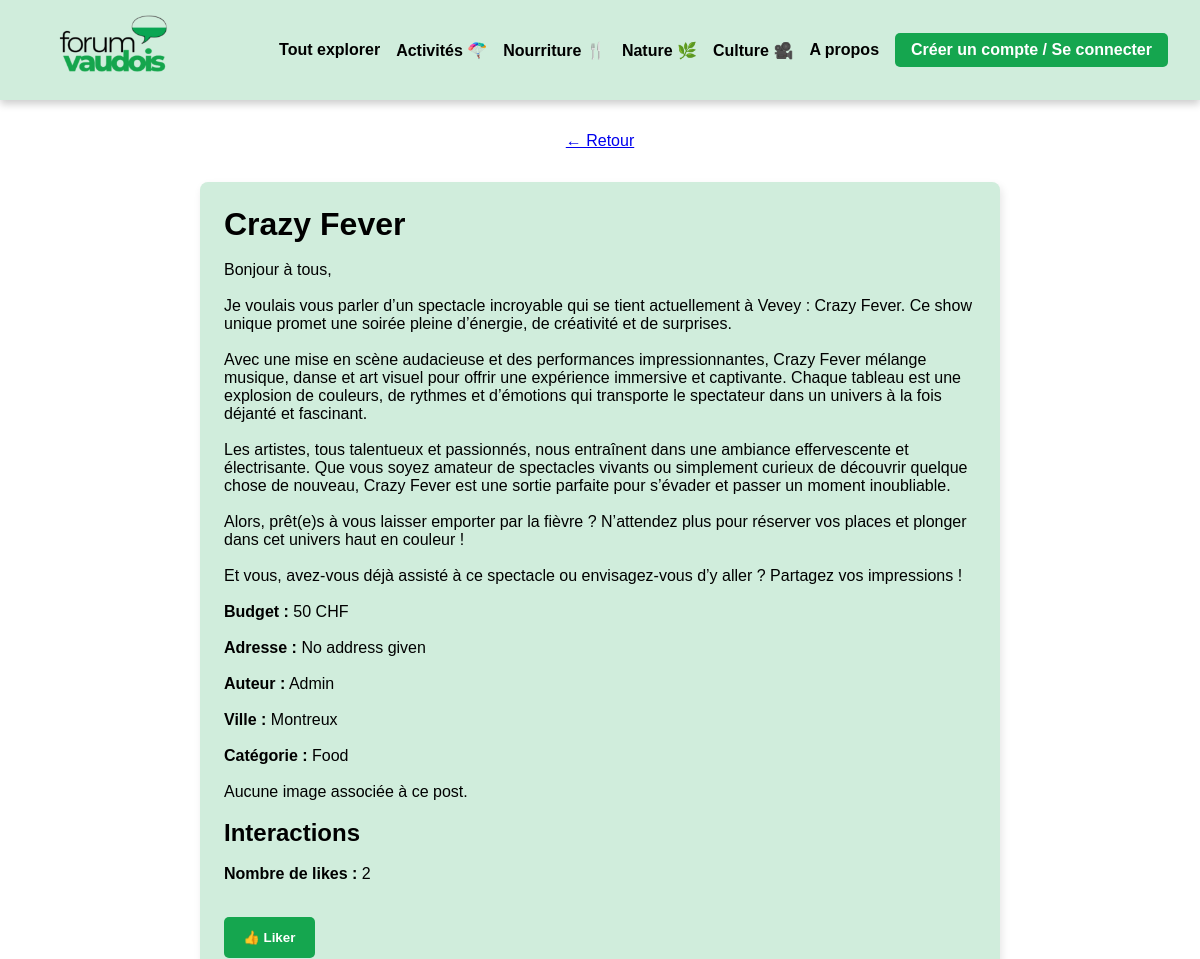
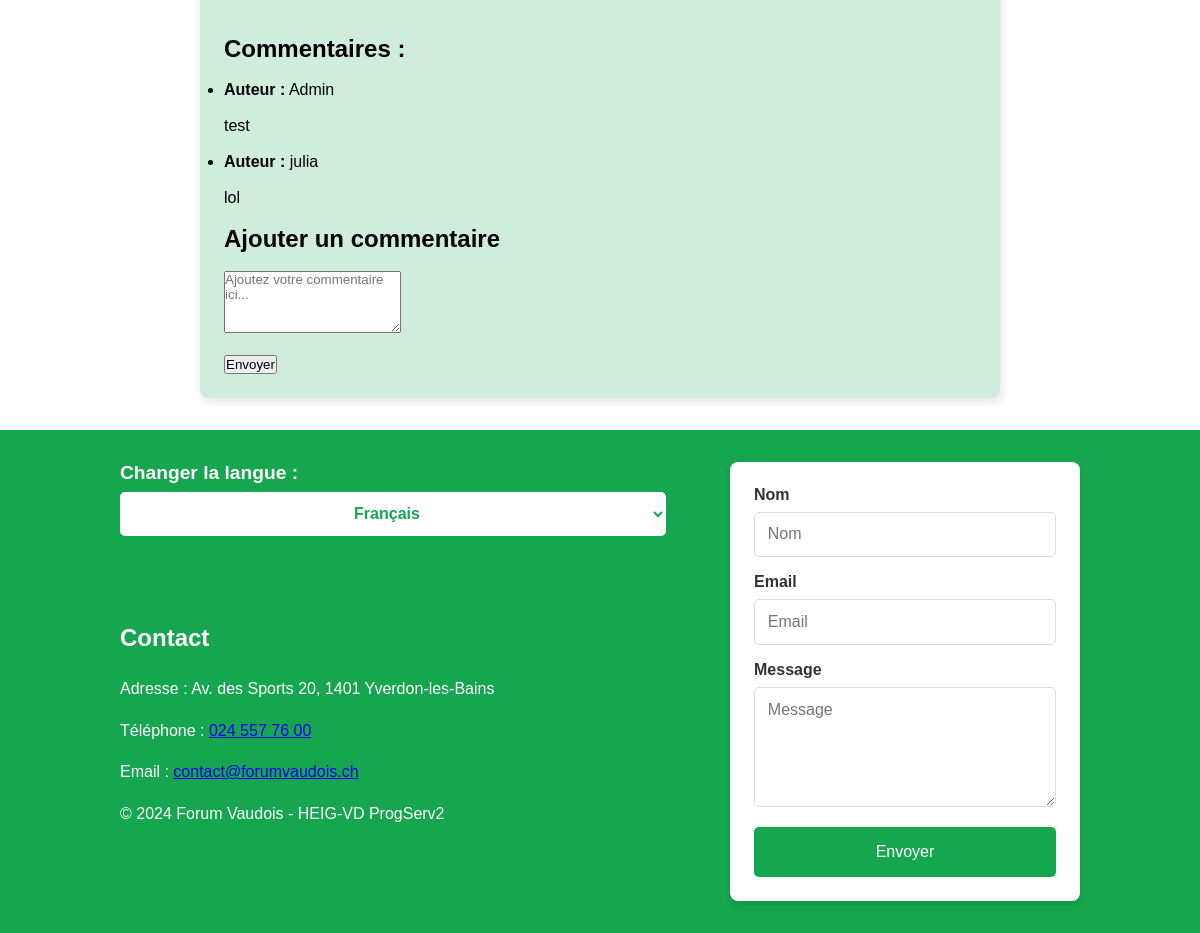
Screenshot of /pages/postDetails.php?id_post=1 with the database file from the repository (2 pictures, top to bottom).
### tables this page shows
CREATE TABLE Post (
    id INTEGER PRIMARY KEY AUTOINCREMENT,
    id_user INTEGER NOT NULL,
    id_city INTEGER NOT NULL,
    id_category INTEGER NOT NULL,
    title TEXT NOT NULL,
    text TEXT NOT NULL,
    budget REAL,
    address TEXT,
    created_at DATETIME DEFAULT CURRENT_TIMESTAMP,
    last_update DATETIME DEFAULT CURRENT_TIMESTAMP,
    FOREIGN KEY (id_user) REFERENCES User(id) ON DELETE CASCADE,
    FOREIGN KEY (id_city) REFERENCES City(id),
    FOREIGN KEY (id_category) REFERENCES Category(id)
);

CREATE TABLE User (
    id INTEGER PRIMARY KEY AUTOINCREMENT,
    username TEXT NOT NULL UNIQUE,
    email TEXT NOT NULL UNIQUE,
    password TEXT NOT NULL,
    created_at DATETIME DEFAULT CURRENT_TIMESTAMP,
    token TEXT,
    isBlocked BOOLEAN DEFAULT 0,
    isVerified BOOLEAN DEFAULT 0
);

CREATE TABLE Comment (
    id INTEGER PRIMARY KEY AUTOINCREMENT,
    id_user INTEGER NOT NULL,
    id_post INTEGER NOT NULL,
    text TEXT NOT NULL,
    created_at DATETIME DEFAULT CURRENT_TIMESTAMP,
    FOREIGN KEY (id_user) REFERENCES User(id) ON DELETE CASCADE,
    FOREIGN KEY (id_post) REFERENCES Post(id) ON DELETE CASCADE
);

### src/CRUDManager/DbManagerCRUD.php (called while the page is built, shortened)
<?php
class DbManagerCRUD implements I_ApiCRUD
{
    private $db;
    public function __construct()
    {
        $config = parse_ini_file(__DIR__ . '/../../config/db.ini');
        $basePath = dirname(__DIR__, 2);
        $dsn = str_replace('%BASE_PATH%', $basePath, $config['dsn']);
        $username = $config['username'];
        $password = $config['password'];
        $this->db = new \PDO($dsn, $username, $password);
    }
    public function getUserById(int $id): ?User
    {
        $sql = "SELECT * FROM user WHERE id = :id";
        $stmt = $this->db->prepare($sql);
        $stmt->bindParam('id', $id, \PDO::PARAM_STR);
        $stmt->execute();
        $userData = $stmt->fetchAll(\PDO::FETCH_ASSOC);
        $user = null;
        if ($userData) {
            $user = new User(
                $userData[0]["username"],
                $userData[0]["email"],
                $userData[0]["password"],
                $userData[0]["token"],
                $userData[0]["id"],
                $userData[0]["isBlocked"],
                $userData[0]["isVerified"]
            );
        }
        return $user;
    }
    public function getPostById(int $id): ?Post
    {
        $sql = "SELECT * FROM Post WHERE id = :id";
        $stmt = $this->db->prepare($sql);
        $stmt->bindParam('id', $id, \PDO::PARAM_INT);
        $stmt->execute();
        $postData = $stmt->fetchAll(\PDO::FETCH_ASSOC);
        $post = null;
        if ($postData) {
            $post = new Post(
                $postData[0]['title'],
                $postData[0]['text'],
                $postData[0]['budget'],
                $postData[0]['id_user'],
                $postData[0]['id_city'],
                $postData[0]['id_category'],
                new DateTime($postData[0]['created_at']),
                new DateTime($postData[0]['last_update']),
                $postData[0]['id'],
                $postData[0]['address']
            );
        }
        return $post;
    }
    public function getCommentsById(int $id_post): array
    {
        $sql = "SELECT * FROM Comment WHERE id_post = :id_post";
        $stmt = $this->db->prepare($sql);
        $stmt->bindParam('id_post', $id_post, \PDO::PARAM_INT);
        $stmt->execute();
        $comments = [];
        while ($row = $stmt->fetch(\PDO::FETCH_ASSOC)) {
            $comments[] = new Comment(
                $row['text'],
                $row['id_user'],
                $row['id_post']
            );
        }
        return $comments;
    }
    public function getLikesById(int $id_post): array
    {
        $sql = "SELECT * FROM Like WHERE id_post = :id_post";
        $stmt = $this->db->prepare($sql);
        $stmt->bindParam('id_post', $id_post, \PDO::PARAM_INT);
        $stmt->execute();
        $likes = [];
        while ($row = $stmt->fetch(\PDO::FETCH_ASSOC)) {
            $likes[] = new Like(
                $row['id_user'],
                $row['id_post']
            );
        }
        return $likes;
    }
}

### src/Entity/Post.php (called while the page is built, shortened)
<?php
class Post
{
    private string $title;
    private string $text;
    private int $budget;
    private string $address;
    private int $author;
    private int $city;
    private int $category;
    public function __construct(string $title, string $text, int $budget, int $author, int $city, int $category, DateTime $created_at, DateTime $last_update, int $id = 0, string $address = "")
    {
        $this->author = $author;
    }
    public function setTitle(string $title): void
    {
        $this->title = $title;
    }
    public function getTitle(): string
    {
        return $this->title;
    }
    public function setText(string $text): void
    {
        $this->text = $text;
    }
    public function getText(): string
    {
        return $this->text;
    }
    public function setBudget(int $budget)
    {
        $this->budget = $budget;
    }
    public function getBudget(): int
    {
        return $this->budget;
    }
    public function setAddress(string $address)
    {
        $this->address = $address;
    }
    public function getAddress(): string
    {
        return ($this->address != "") ? $this->address : "Pas spécifiée";
    }
    public function getAuthor(): int
    {
        return $this->author;
    }
    public function setCity(int $city): void
    {
        $this->city = $city;
    }
    public function getCity(): int
    {
        return $this->city;
    }
    public function setCategory(int $category): void
    {
        $this->category = $category;
    }
    public function getCategory(): int
    {
        return $this->category;
    }
}

### src/Entity/User.php (called while the page is built, shortened)
<?php
class User
{
    private string $username;
    public function setUsername(string $username)
    {
        $options = "/^.{1,20}$/";
        $this->username = $username;
    }
    public function getUsername(): string
    {
        return $this->username;
    }
}

### src/Entity/City.php (called while the page is built, shortened)
<?php
class City
{
    private $cityName;
    public function setCityName(string $cityName)
    {
        $options = "/^.{1,50}$/";
        $this->cityName = $cityName;
    }
    public function getCityName(): string
    {
        return $this->cityName;
    }
    public static function getCityById(int $id): City
    {
        $cityData = [
            1 => "Lausanne",
            3 => "Yverdon-les-Bains",
            2 => "Montreux",
            4 => "Vevey",
            5 => "Nyon",
            7 => "Renens",
            6 => "Morges"
        ];
        return new City($cityData[$id], $id);
    }
}

### src/Entity/Category.php (called while the page is built, shortened)
<?php
class Category
{
    private string $categoryName;
    public function setCategoryName(string $categoryName)
    {
        $options = "/^.{1,20}$/";
        $this->categoryName = $categoryName;
    }
    public function getCategoryName(): string
    {
        return $this->categoryName;
    }
    public static function getCategoryById(int $id): Category
    {
        $categoryData = [
            1 => "Food",
            2 => "Activité",
            3 => "Nature",
            4 => "Culture"
        ];
        return new Category($categoryData[$id], $id);
    }
}

### src/Entity/Comment.php (called while the page is built, shortened)
<?php
class Comment
{
    private string $text;
    private int $author;
    public function __construct(string $text, int $author, int $post, int $id = 0, DateTime $created_at = new DateTime('now'))
    {
        $this->author = $author;
    }
    public function setText(string $text)
    {
        $options = "/^.{1,1000}$/";
        $this->text = $text;
    }
    public function getText(): string
    {
        return $this->text;
    }
    public function getAuthor(): int
    {
        return $this->author;
    }
}

### pages/postDetails.php (the view, shortened to what this page needs)
<?php
$idPost = (int)$_GET['id_post'];
try {
    $dbManager = new DbManagerCRUD();
    $post = $dbManager->getPostById($idPost);
    $medias = $dbManager->getMediasByPostId($idPost);
    $likes = $dbManager->getLikesById($idPost);
    $comments = $dbManager->getCommentsById($idPost);
    $authorUser = $dbManager->getUserById($post->getAuthor())->getUsername();
} catch (Exception $e) {
    echo "Erreur lors de la récupération des données : " . htmlspecialchars($e->getMessage());
    exit;
}
$userLiked = false;
$totalLikes = count($likes);
$previousPage = $_SERVER['HTTP_REFERER'] ?? '../index.php';
?>
<!DOCTYPE html>
<html lang="fr">
<head>
    <link rel="stylesheet" href="../assets/css/style.css?v=<?= time(); ?>">
</head>
<body>
    <?php include '../components/header.php'; ?>
    <main class="main-content-post-detail">
        <a href="<?= htmlspecialchars($previousPage) ?>" class="return-link">&larr; Retour</a>
        <div class="post-detail-container">
            <h1><?= htmlspecialchars($post->getTitle()) ?></h1>
            <br>
            <p><?= nl2br(htmlspecialchars($post->getText())) ?></p><br>
            <p><strong>Budget :</strong> <?= htmlspecialchars($post->getBudget()) ?> CHF</p><br>
            <p><strong>Adresse :</strong> <?= htmlspecialchars($post->getAddress()) ?></p><br>
            <p><strong>Auteur :</strong> <?= htmlspecialchars($authorUser) ?></p><br>
            <p><strong>Ville :</strong> <?= htmlspecialchars(City::getCityById($post->getCity())->getCityName()) ?></p><br>
            <p><strong>Catégorie :</strong> <?= htmlspecialchars(Category::getCategoryById($post->getCategory())->getCategoryName()) ?></p><br>
            <?php if (!empty($medias)): ?>
                <h2>Images associées :</h2>
                <br>
                <div class="media-container">
                    <?php foreach ($medias as $media): ?>
                        <img src="../uploads/<?= htmlspecialchars($media->getFilePath()) ?>" alt="Image associée au post"><br><br>
                    <?php endforeach; ?>
                </div>
            <?php else: ?>
                <p>Aucune image associée à ce post.</p><br>
            <?php endif; ?>
            <h2>Interactions</h2>
            <br>
            <p><strong>Nombre de likes :</strong> <?= $totalLikes ?></p><br>
            <form method="post" action="likePost.php">
                <button type="submit" class="like-button" <?= $userLiked ? 'disabled' : '' ?>>👍 Liker</button>
            </form><br><br>
            <h2>Commentaires :</h2>
            <br>
            <?php if (!empty($comments)): ?>
                <ul>
                    <?php foreach ($comments as $comment): ?>
                        <li>
                            <p><strong>Auteur :</strong> <?= htmlspecialchars($dbManager->getUserById($comment->getAuthor())->getUsername()) ?></p><br>
                            <p><?= nl2br(htmlspecialchars($comment->getText())) ?></p><br>
                        </li>
                    <?php endforeach; ?>
                </ul>
            <?php else: ?>
                <p>Aucun commentaire pour ce post.</p><br>
            <?php endif; ?>
            <h2>Ajouter un commentaire</h2>
            <br>
            <form method="post" action="addComment.php">
                <textarea name="comment" rows="4" placeholder="Ajoutez votre commentaire ici..." required></textarea><br><br>
                <button type="submit">Envoyer</button>
            </form>
        </div>
    </main>
    <?php include '../components/footer.php'; ?>
</body>
</html>

### assets/css/style.css (style rules this page uses)
* { margin: 0; padding: 0; box-sizing: border-box; font-family: "Arial", sans-serif; }
html, body { height: 100%; }
.main-content-post-detail { display: flex; flex-direction: column; align-items: center; gap: 2rem; padding: 2rem; }
.post-detail-container { background-color: #d0eddc; border-radius: 8px; width: 90%; max-width: 800px; padding: 1.5rem; box-shadow: 2px 4px 8px rgba(0, 0, 0, 0.1); }
.like-button { background-color: #15a64f; color: #fff; padding: 0.8rem 1.2rem; border: none; border-radius: 5px; cursor: pointer; font-weight: bold; margin-top: 1rem; transition: background-color 0.3s ease; }

### rows the page displays
post: title "Crazy Fever", text "Bonjour à tous, Je voulais vous parler d’un spectacle incroyable qui se tient actuellement à Vevey : Crazy Fever. Ce show unique promet une soirée pleine d’énergie, de créativité et de surprises. Avec une mise en scène audacieuse et des performances impressionnantes, Crazy Fever mélange musique, danse et art visuel pour offrir une expérience immersive et captivante. Chaque tableau est une explosion de couleurs, de rythmes et d’émotions qui transporte le spectateur dans un univers à la fois déjanté et fascinant. Les artistes, tous talentueux et passionnés, nous entraînent dans une ambiance effervescente et électrisante. Que vous soyez amateur de spectacles vivants ou simplement curieux de…", budget "50", address "No address given", id_user.username "Admin", id_city "Montreux", id_category "Food"
comment: id_user.username "Admin", text "test"
comment: id_user.username "julia", text "lol"

### other values shown
$messages['nav_all'] "Tout explorer"
$messages['nav_activities'] "Activités 🪂"
$messages['nav_food'] "Nourriture 🍴"
$messages['nav_nature'] "Nature 🌿​"
$messages['nav_culture'] "Culture ​​🎥​"
$messages['nav_about'] "A propos"
$messages['nav_button_login'] "Créer un compte / Se connecter"
$totalLikes "2"
$messages['change_language'] "Changer la langue :"
$messages['footer_title'] "Contact"
$messages['footer_address'] "Adresse"
$messages['footer_phone'] "Téléphone"
$messages['footer_email'] "Email"
$messages['footer_form_name'] "Nom"
$messages['footer_form_email'] "Email"
